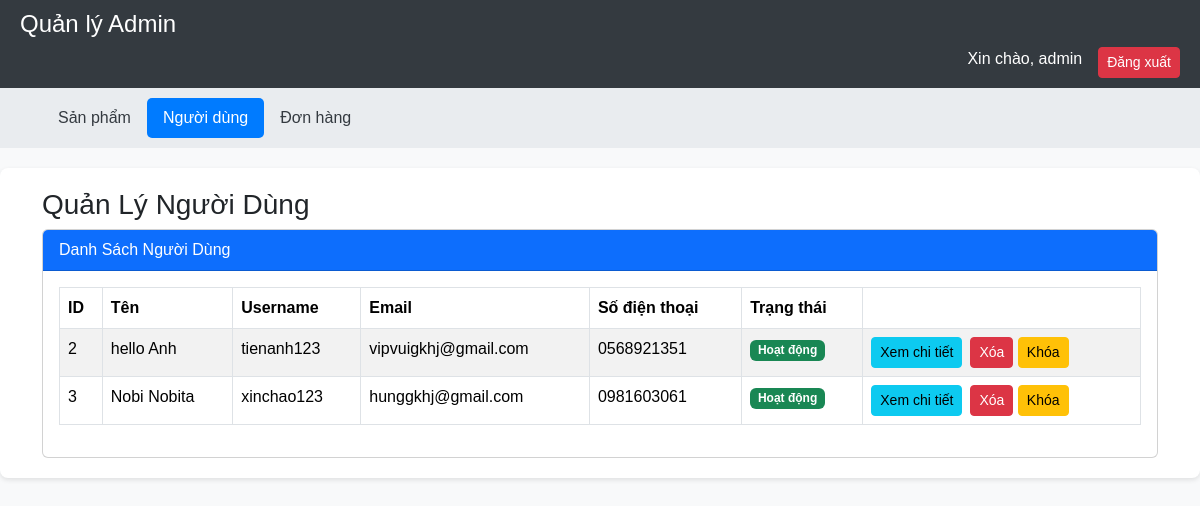
The app's page /admin/users (signed in) with its own data.
### app/models.py (models this page shows)
class User(db.Model):
    id = db.Column(db.Integer, primary_key=True)
    lastname = db.Column(db.String(50), nullable=False)
    firstname = db.Column(db.String(50), nullable=False)
    username = db.Column(db.String(50), unique=True, nullable=False)
    email = db.Column(db.String(120), unique=True, nullable=False)
    phone = db.Column(db.String(15), nullable=False)
    password = db.Column(db.String(120), nullable=False)
    is_admin = db.Column(db.Boolean, default=False)
    is_locked = db.Column(db.Boolean, default=False)
    address = db.Column(db.Text, nullable=True)
    orders = db.relationship('Order', backref='user', lazy=True)

### app/routes/admin.py (the view, shortened to what this page needs)
    @app.route('/admin/users', methods=['GET', 'POST'])
    def manage_users():
        if not is_admin():
            flash('Bạn không có quyền truy cập trang này.')
            return redirect(url_for('login'))
        users = User.query.filter_by(is_admin=False).all()
        return render_template('admin/manage_users.html', users=users)

### app/templates/admin/manage_users.html (shortened to what this page needs)
{% extends "admin/admin_base.html" %}
{% block content %}
    <div class="container">
        <h3>Quản Lý Người Dùng</h3>
        <div class="card">
            <div class="card-header bg-primary text-white">
                Danh Sách Người Dùng
            </div>
            <div class="card-body">
                <table class="table table-striped table-bordered">
                    <thead>
                        <tr>
                            <th>ID</th>
                            <th>Tên</th>
                            <th>Username</th>
                            <th>Email</th>
                            <th>Số điện thoại</th>
                            <th>Trạng thái</th>
                            <th></th>
                        </tr>
                    </thead>
                    <tbody>
                        {% for user in users %}
                        <tr>
                            <td>{{ user.id }}</td>
                            <td>{{ user.firstname }} {{ user.lastname }}</td>
                            <td>{{ user.username }}</td>
                            <td>{{ user.email }}</td>
                            <td>{{ user.phone }}</td>
                            <td>
                                <span class="badge {% if user.is_locked %}bg-danger{% else %}bg-success{% endif %}">
                                    {{ 'Khóa' if user.is_locked else 'Hoạt động' }}
                                </span>
                            </td>
                            <td>
                                <div class="d-flex gap-2">
                                    <a href="{{ url_for('view_user', user_id=user.id) }}" class="btn btn-info btn-sm">Xem chi tiết</a>
                                    <form method="POST" class="d-inline">
                                        <button type="submit" name="action" value="delete" class="btn btn-danger btn-sm">Xóa</button>
                                        <button type="submit" name="action" value="{{ 'unlock' if user.is_locked else 'lock' }}" class="btn btn-warning btn-sm">
                                            {{ 'Mở khóa' if user.is_locked else 'Khóa' }}
                                        </button>
                                    </form>
                                </div>
                            </td>
                        </tr>
                        {% endfor %}
                    </tbody>
                </table>
            </div>
        </div>
    </div>
{% endblock %}

### app/templates/admin/admin_base.html (style rules this page uses)
body { background-color: #f8f9fa; font-family: Arial, sans-serif; }

### records on screen
User: id "2", firstname "hello", lastname "Anh", username "tienanh123", email "vipvuigkhj@gmail.com", phone "0568921351", is_locked "Hoạt động", is_locked "Khóa"
User: id "3", firstname "Nobi", lastname "Nobita", username "xinchao123", email "hunggkhj@gmail.com", phone "0981603061", is_locked "Hoạt động", is_locked "Khóa"

### other values on screen
{{ session['username'] }} "admin"
